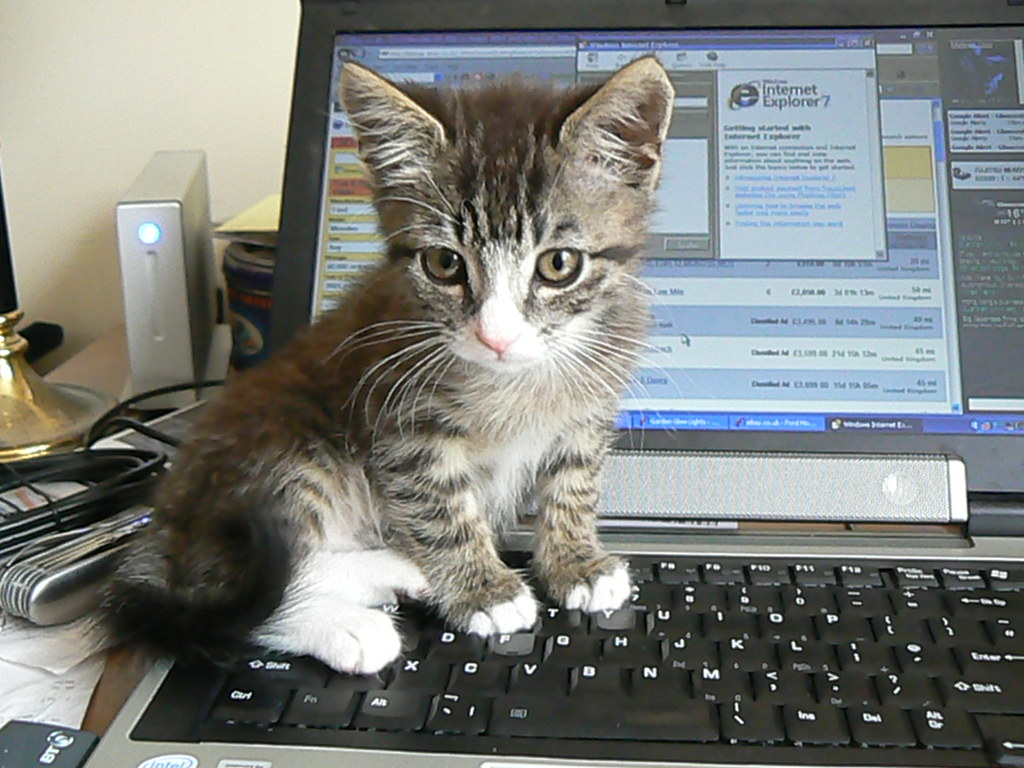
#> input picture 알짜배기 예제로 배우는 OpenCV/Chapter_9/cat.jpg, 1024 x 768 px
$ python code_9-6.py
#> lines starting #> are read from the running program, lines starting #| are printed output that depends on the picture
import cv2 as cv
import numpy as np

# 이미지를 불러옵니다.
img_color = cv.imread('cat.jpg')
#> img_color is the input picture: shape (768, 1024, 3); mean B, G, R 123, 126.4, 123.2
cv.imshow("original", img_color)

height, width = img_color.shape[:2]
#> height = 768; width = 1024

# 이미지를 오른쪽으로 100, 아래로 50 이동시키는 이동 행렬을 만듭니다.
M = np.float32([[1, 0, 100], [0, 1, 50]])

# 이동 행렬을 이미지에 적용합니다.
img_translation = cv.warpAffine(img_color, M, (width, height))
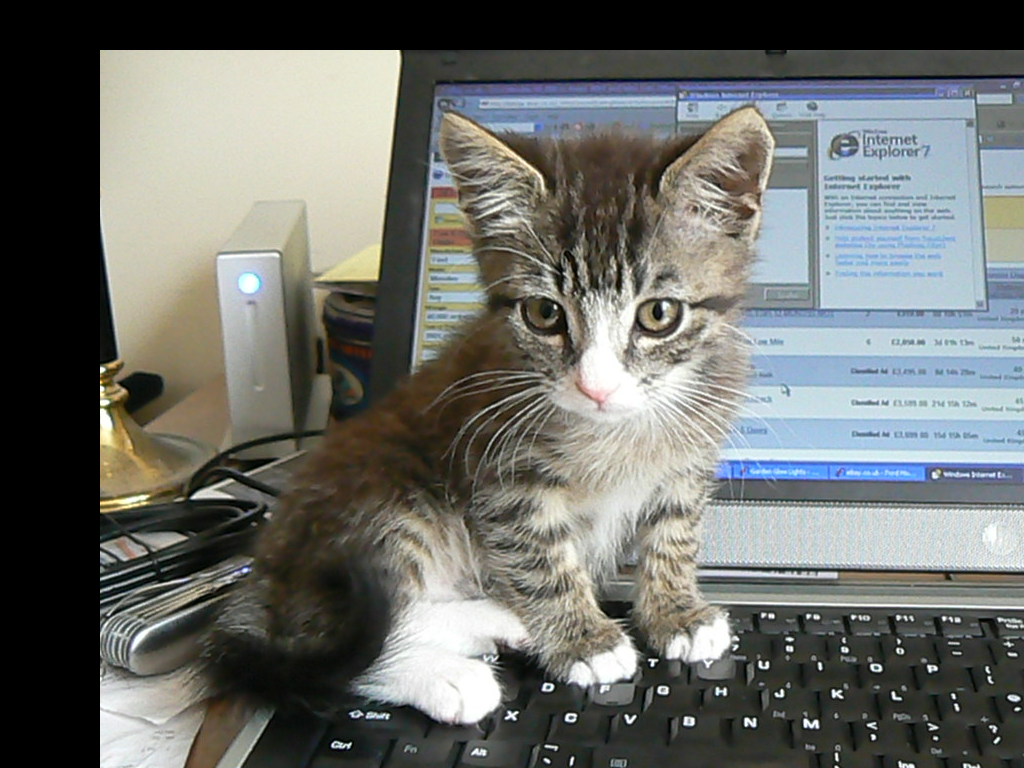
#> img_translation: shape (768, 1024, 3); mean B, G, R 106.7, 110.4, 108.3

cv.imshow("translation", img_translation)

cv.waitKey(0)
cv.destroyAllWindows()

$ run again, with 알짜배기 예제로 배우는 OpenCV/Chapter_9/test.jpg copied over 알짜배기 예제로 배우는 OpenCV/Chapter_9/cat.jpg
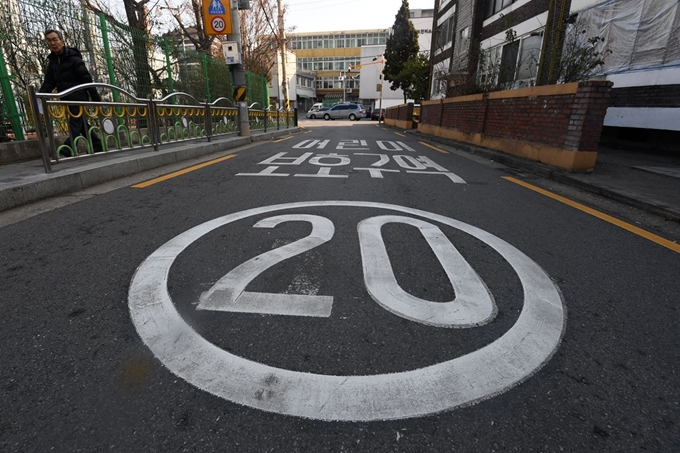
#> input picture 알짜배기 예제로 배우는 OpenCV/Chapter_9/test.jpg, 680 x 453 px
#> img_color is the input picture: shape (453, 680, 3); mean B, G, R 82.1, 81.9, 82.5
#> `img_translation = cv.warpAffine(img_color, M, (width, height))`:
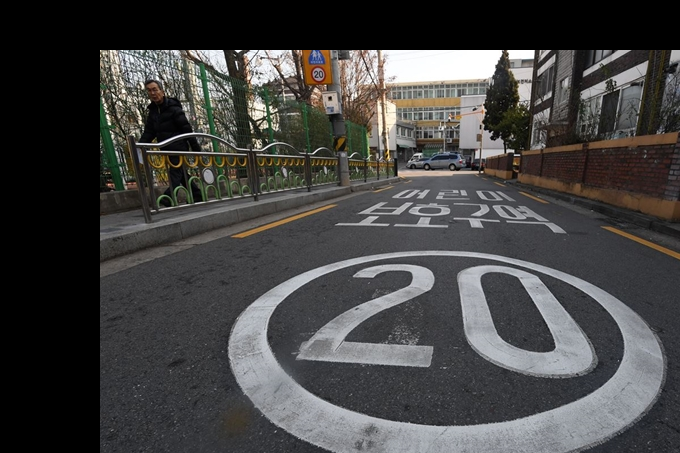
#> img_translation: shape (453, 680, 3); mean B, G, R 67.1, 67.8, 68.5
